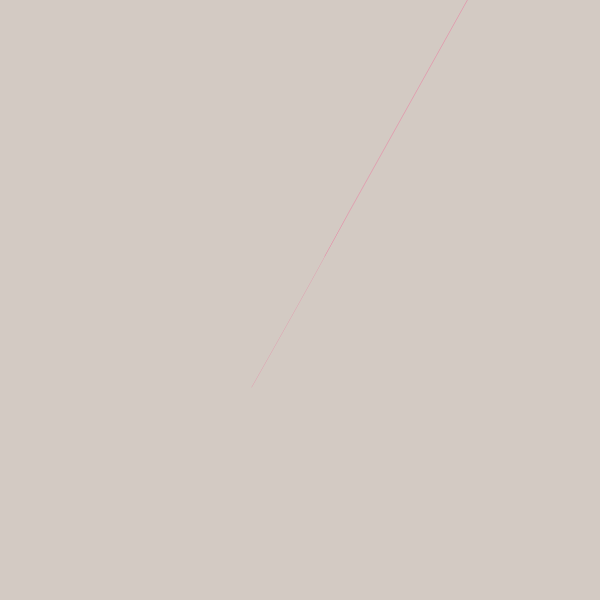
Frame 1 (no input)
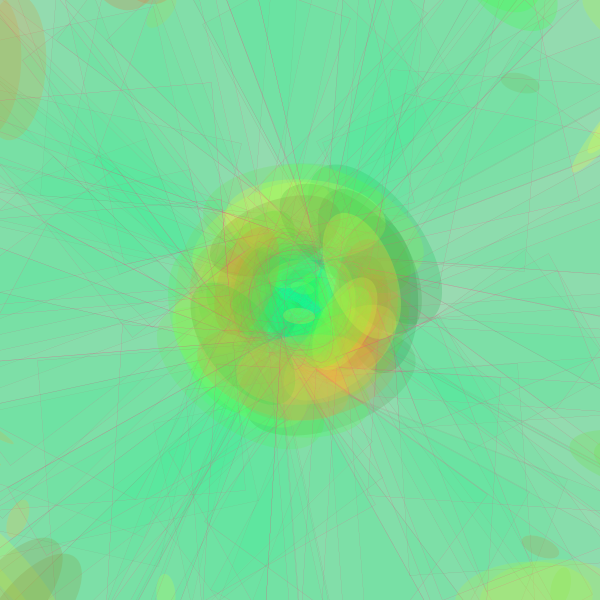
Frame 60 (the mouse pressed at the canvas centre just before this capture)
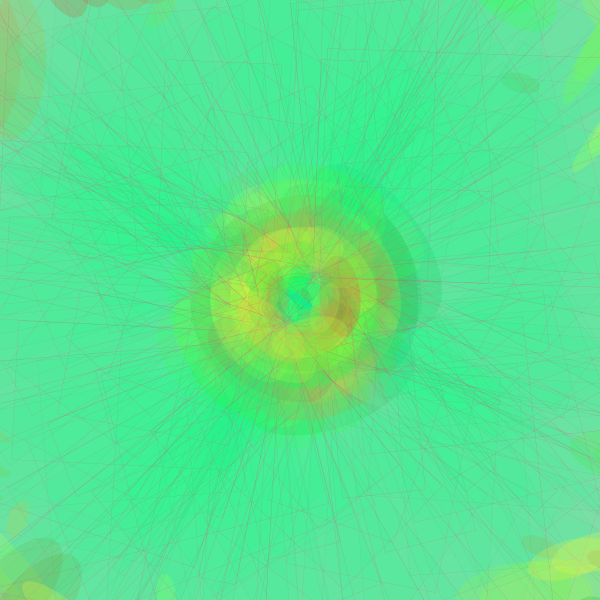
Frame 120 (the mouse held since frame 60 and released just before this capture)

The Processing sketch that drew these frames (run headless with seeded random() and noise(); from frame 60 on, the mouse is pressed at the canvas centre):

// Processing sketch: processing_111747
// ── processing_111747.pde

float x, y;
float angle = 0; 
float r = 200;
float diff = 1; 

color col = color(252,162,123);

void setup() {
  size(600, 600);
  background(211, 202, 195);
}

void draw() {

  fill(col); 
  
  
  x = r * cos(angle); 
  y = r * sin(angle);


  strokeWeight(0.1); 
  stroke(252, 51, 126); 

  translate(width/2, height/2); 
  rotate(r); 

  fill(0, 255, 135, 10);
  strokeWeight(0.1);
  ellipse(0, 0, x, y);
  rect(x/2, y/2, x*2, y*2);
  rect(x/4, y/2, x*5, y*5);

noStroke();
  fill(random(43, 294), random(100, 346), 60, 60);
  ellipse(y/2, 0, y/2, y);

  
  noStroke();
  translate(300, 400);
  rotate(r*0.1);
  ellipse(width/6, height/7, x, y);
  ellipse(width/8, height/7, x, y);
  ellipse(x, y, 19, 40);

 

  angle = angle +0.5;
  r = r - diff;

  if ( r == 0 || r == 200) { 
    diff =  diff * -1;
  }
}


void keyPressed() {
  if (key == 'q') {
    endRecord();
    exit();
  }
}
